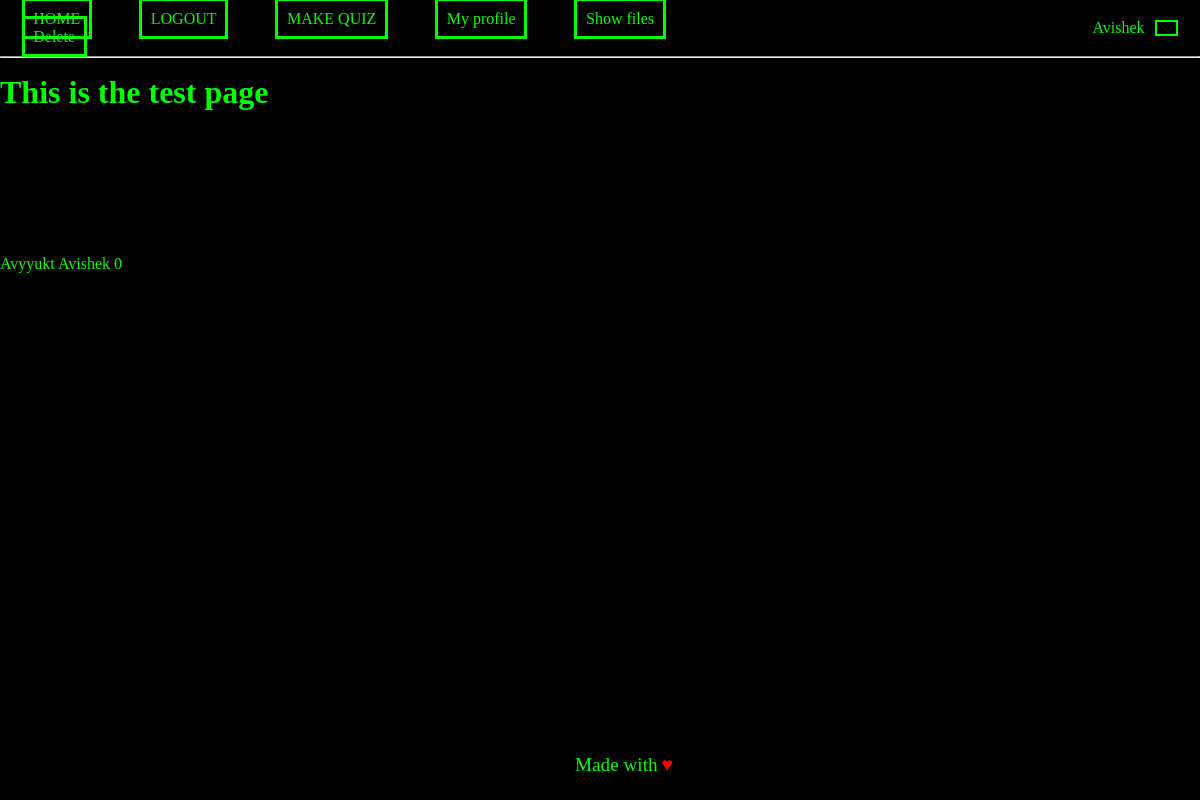
Page /test (signed in) on the earlier database version.
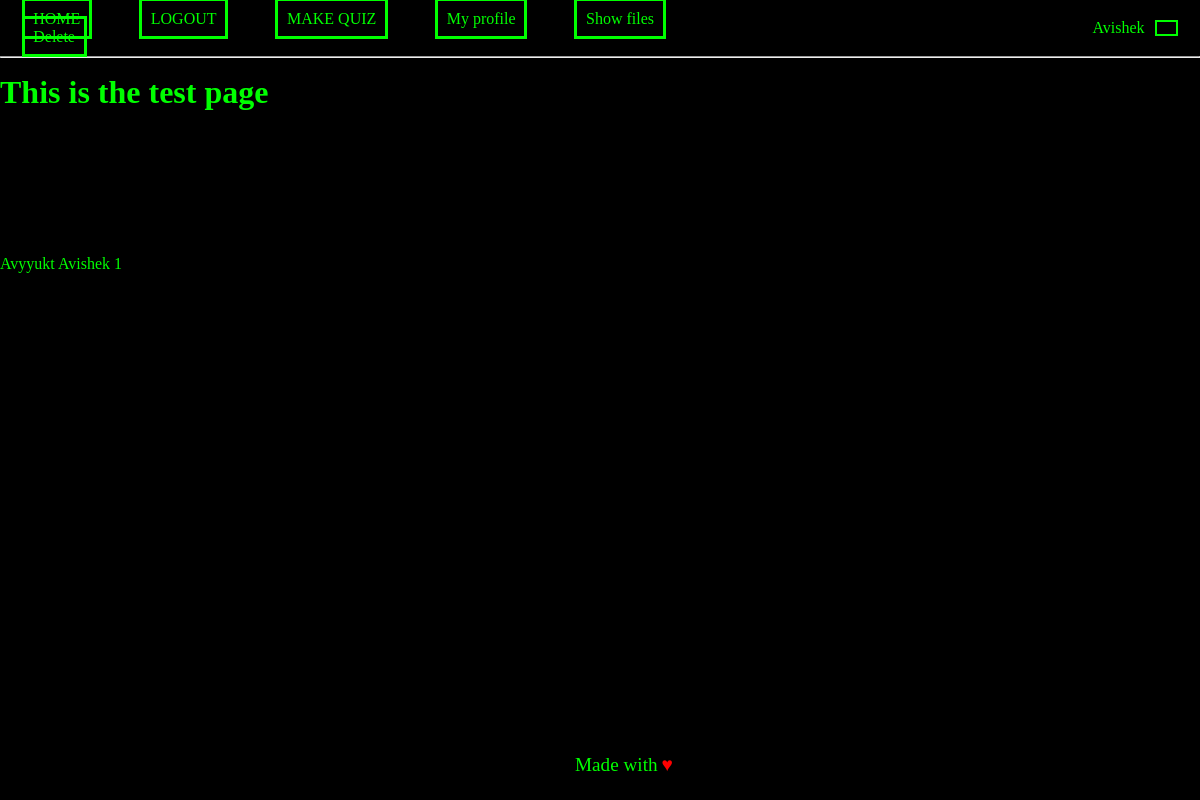
Same page on the later database version.
### website/models.py (models this page shows)
class User(db.Model,UserMixin):
    __tablename__ = 'users'
    id = db.Column(db.Integer, primary_key=True)
    first_name = db.Column(db.String)
    email = db.Column(db.String, unique = True)
    password = db.Column(db.String)

class User_Friends(db.Model):
    __tablename__ = 'user_friends'
    id = db.Column(db.Integer, primary_key=True)
    sender_user = db.Column("sender_user",db.String)
    recieved_user = db.Column("reciever_user",db.String)
    frnd_status = db.Column(db.Integer)

### website/views.py (the view)
@views.route('/test')
def test():
    query1 = User.query.all()
    query2 = Quiz.query.all()
    query3 = Question.query.all()
    query4 = Option.query.all()
    query5 = Score.query.all()
    query6 = User_profile.query.all()
    query7 = User_Friends.query.all()
    return render_template('test.html', message1 = query1 , message2 = query2,message3 = query3,message4 = query4, message5 = query5 ,message6 = query6,message7= query7, user = current_user)

### website/__init__.py (called while the page is built)
def create_app():
    app = Flask(__name__)
    app.config['SECRET_KEY'] = 'delta_<3'
    app.config['SQLALCHEMY_DATABASE_URI'] = f'sqlite:///{DB_NAME}'
    db.init_app(app)
    from .views import views
    from .auth import auth
    app.register_blueprint(views, url_prefix = '/')
    app.register_blueprint(auth, url_prefix = '/')
    from .models import User, Quiz, Question, Option, Score, User_profile, User_Friends
    with app.app_context():
        db.create_all()
    login_manager = LoginManager()
    login_manager.login_view = 'auth.login'
    login_manager.init_app(app)
    @login_manager.user_loader
    def load_user(id):
        return User.query.get(int(id))
    return app

### website/templates/test.html (shortened to what this page needs)
{%extends "base.html"%}
{%block content%}
<h1>This is the test page</h1>
<br>
<br>
<br>
<br>
<br>
<br>
<br>
<br>
{%for x in message7%}
{{x.recieved_user}}
{{x.sender_user}}
{{x.frnd_status}}
{%endfor%}
{%endblock%}

### website/templates/base.html (shortened to what this page needs)
  <!DOCTYPE html>
<html lang="en">
  <head>
    <link rel="stylesheet" href= "{{ url_for('static',filename='styles/base.css') }}">
  </head>
  <body>
        <nav class="navbar" id="navbar">
            <div class="link_container">
              <p>
              {% if user.is_authenticated %}
              <a class="nav-item nav-link" id="home" href="/">HOME</a>
              <a class="nav-item nav-link" id="logout" href="/logout">LOGOUT</a>
              <a class="nav-item" id="quizmaker" href="/quizmaker">MAKE QUIZ</a>
              <a class="nav-item nav-link" id="profile" href="/profile/my_profile">My profile</a>
                {%else%}
                <a class="nav-item nav-link" id="login" href="/login">LOGIN</a>
                <a class="nav-item nav-link" id="signUp" href="/sign-up">Sign Up</a>
                {%endif%}
                <a class="nav-item nav-link" id="test" href="/test">Show files</a>
                <a class="nav-item nav-link" id="delete" href="/delete">Delete</a>
              </p>
            </div>
            <div class="user_profile">
              <span id="profile_name">{{user.first_name}}</span>
              <button id="profile_btn" onclick="/profile/my_profile"></button>
            </div>
        </nav>
        <hr style="margin-bottom: 2vh;"/>
    <div class="container">
    {% block content%}
    {%endblock%}
    </div>
    <div class="bonus">
      <span class="delta" id="span1">Made with</span>
      <span class="delta" id="span2"> ♥</span>
    </div>
  </body>
</html>

### website/static/styles/base.css (style rules this page uses)
* { margin: 0; padding: 0; color: rgb(0, 255, 0); }
body { background-color: rgb(0, 0, 0); background-repeat: no-repeat; background-size: cover; }
.navbar { background-color: rgb(0, 0, 0); height: 7vh; display: flex; flex-direction: row; justify-content: space-between; align-items: center; }
.link_container { width: 60%; }
.nav-item { margin:3%; padding: 1.2%; height: ; border: solid rgb(0, 255, 0); }
a { text-decoration: none; }
.user_profile { width: 8vw; padding: 1%; display: flex; flex-direction: row; justify-content: space-between; align-items: center; }
#profile_name { margin: 0.5%; }
#profile_btn { height: 2vh; width: 2vw; margin: 10%; background-color: black; border: 0.2em solid rgb(0, 255, 0); }
.bonus { position: absolute; left: 50%; bottom: 0; transform: translate(-50%); margin: 2%; }
.delta { font-size: 1.2em; }
#span2 { color: red; }

Differences in the rows shown:
changed User_Friends "Avyyukt": frnd_status "0" → "1"
